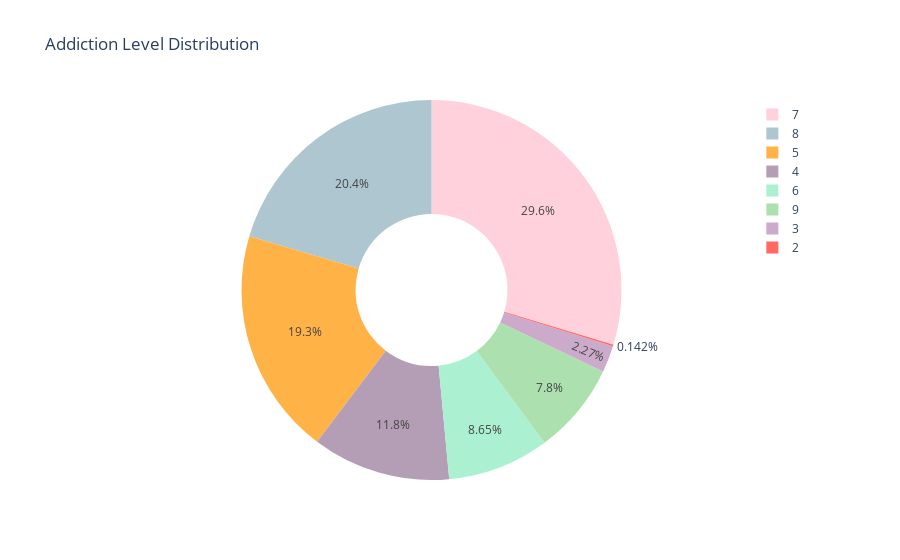

Notebook code for this chart:
### Code cell
# donut chart (not used in final dashboard)
donut_data = data['Addicted_Score'].value_counts().reset_index()
donut_data.columns = ['Addicted_Score', 'Count']

pastel_colors = [
    "#FFD1DC", "#AEC6CF", "#FFB347", "#B39EB5",
    "#AAF0D1", "#ACE1AF", "#CBAACB", "#FF6961"
]

fig = px.pie(donut_data, values='Count', names='Addicted_Score',
             title='Addiction Level Distribution',
             hole=0.4,
             template='plotly_white',
    color_discrete_sequence=pastel_colors)
fig.show()

### Figure 1 — Plotly figure (JSON) as saved in the notebook; plotly's stock layout.template omitted (floating-point values rounded to 4 significant figures)
{"data": [{"domain": {"x": [0, 1], "y": [0, 1]}, "hole": 0.4, "hovertemplate": "Addicted_Score=%{label}<br>Count=%{value}<extra></extra>", "labels": [7, 8, 5, 4, 6, 9, 3, 2], "legendgroup": "", "name": "", "showlegend": true, "type": "pie", "values": [209, 144, 136, 83, 61, 55, 16, 1]}], "layout": {"legend": {"tracegroupgap": 0}, "piecolorway": ["#FFD1DC", "#AEC6CF", "#FFB347", "#B39EB5", "#AAF0D1", "#ACE1AF", "#CBAACB", "#FF6961"], "title": {"text": "Addiction Level Distribution"}}}
